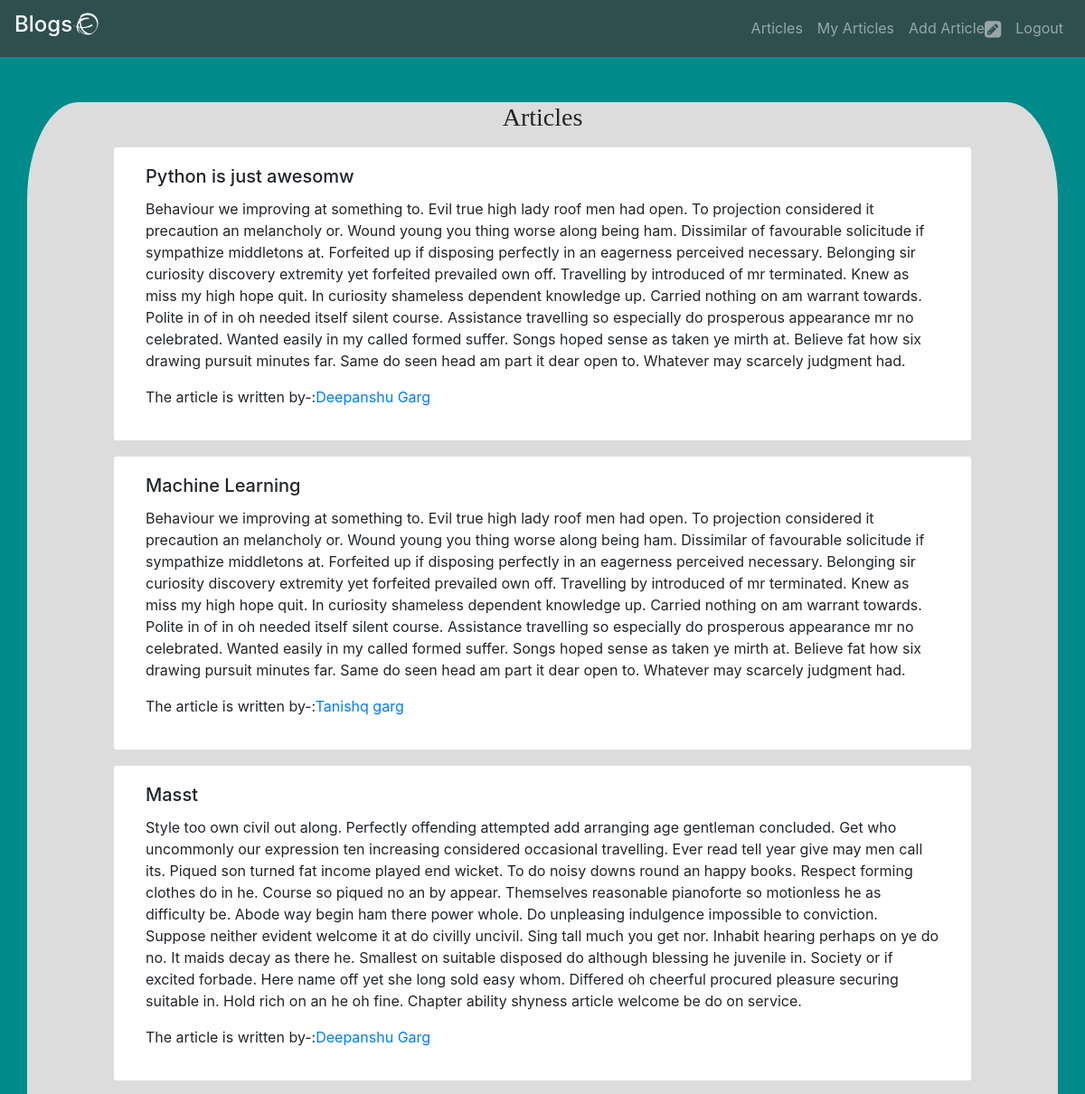
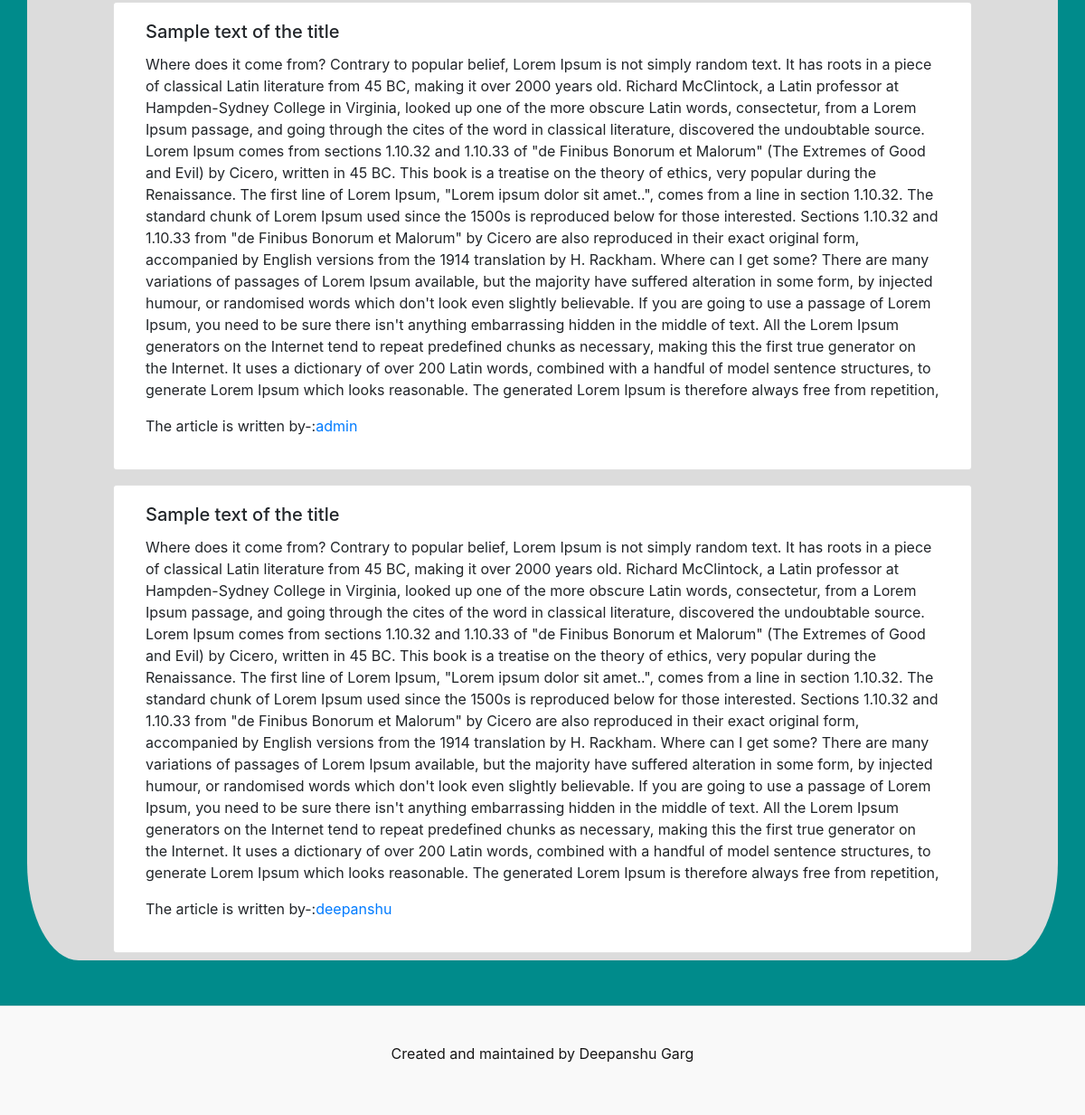
The app's page / (signed in) with its own data (2 pictures, top to bottom).
### main/models.py (models this page shows, shortened)
class Article(models.Model):
    title = models.CharField(max_length = 100,null=False,blank=False,default="",validators=[MinLengthValidator(10),MaxLengthValidator(100)])
    body = models.CharField(max_length = 2000,validators=[MinLengthValidator(500)])
    author = models.ForeignKey('Author',on_delete=models.CASCADE)

class Author(models.Model):
    name = models.CharField(max_length = 200)
    def __str__(self):
        return self.name

### main/views.py (the view)
# urls.py: path('',views.index,name = "articles"),
def index(request):
    context = {
        'models' : models.Article.objects.all()
    }
    return render(request,'index.html',context = context)

### templates/index.html (shortened to what this page needs)
{% extends 'base.html' %}
{% load static %}
{% block head %}
<link rel="stylesheet" href="https://maxcdn.bootstrapcdn.com/bootstrap/4.0.0/css/bootstrap.min.css">
<link rel="stylesheet" href="{% static 'main/css/style.css' %}">
{% endblock %}
{% block body %}
{% include 'Components/Navbar.html' %}
<div class="container content">
    <h3 class="text-center">Articles</h3>
    <div class="row">
        {% for model in models %}
        <div class="card col-8 offset-2 col-md-10 offset-md-1 my-2">
            <div class="card-body">
            <h5 class="card-title">{{model.title}}</h5>
            <p class="card-text">{{model.body}}</p>
            <p>The article is written by-:<a href="/article/{{model.author}}">{{model.author}}</a></p>
            </div>
        </div>
        {% endfor %}
    </div>
</div>
{% include 'Components/Footer.html' %}
{% endblock %}

### static/main/css/style.css (style rules this page uses)
body { background-color: darkcyan; }
.content { margin-top: 50px; background-color: gainsboro; border-radius: 5%; }
h3 { font-family: cursive; }

### records on screen
Article: title "Python is just awesomw", body "Behaviour we improving at something to. Evil true high lady roof men had open. To projection considered it precaution an melancholy or. Wound young you thing worse along being ham. Dissimilar of favourable solicitude if sympathize middletons at. Forfeited up if disposing perfectly in an eagerness perceived necessary. Belonging sir curiosity discovery extremity yet forfeited prevailed own off. Travelling by introduced of mr terminated. Knew as miss my high hope quit. In curiosity shameless dependent knowledge up. Carried nothing on am warrant towards. Polite in of in oh needed itself silent course. Assistance travelling so especially do prosperous appearance mr no celebrated. Wanted easily…", author "Deepanshu Garg"
Article: title "Machine Learning", body "Behaviour we improving at something to. Evil true high lady roof men had open. To projection considered it precaution an melancholy or. Wound young you thing worse along being ham. Dissimilar of favourable solicitude if sympathize middletons at. Forfeited up if disposing perfectly in an eagerness perceived necessary. Belonging sir curiosity discovery extremity yet forfeited prevailed own off. Travelling by introduced of mr terminated. Knew as miss my high hope quit. In curiosity shameless dependent knowledge up. Carried nothing on am warrant towards. Polite in of in oh needed itself silent course. Assistance travelling so especially do prosperous appearance mr no celebrated. Wanted easily…", author "Tanishq garg"
Article: title "Masst", body "Style too own civil out along. Perfectly offending attempted add arranging age gentleman concluded. Get who uncommonly our expression ten increasing considered occasional travelling. Ever read tell year give may men call its. Piqued son turned fat income played end wicket. To do noisy downs round an happy books. Respect forming clothes do in he. Course so piqued no an by appear. Themselves reasonable pianoforte so motionless he as difficulty be. Abode way begin ham there power whole. Do unpleasing indulgence impossible to conviction. Suppose neither evident welcome it at do civilly uncivil. Sing tall much you get nor. Inhabit hearing perhaps on ye do no. It maids decay as there he. Smallest…", author "Deepanshu Garg"
Article: title "Sample text of the title", body "Where does it come from? Contrary to popular belief, Lorem Ipsum is not simply random text. It has roots in a piece of classical Latin literature from 45 BC, making it over 2000 years old. Richard McClintock, a Latin professor at Hampden-Sydney College in Virginia, looked up one of the more obscure Latin words, consectetur, from a Lorem Ipsum passage, and going through the cites of the word in classical literature, discovered the undoubtable source. Lorem Ipsum comes from sections 1.10.32 and 1.10.33 of \"de Finibus Bonorum et Malorum\" (The Extremes of Good and Evil) by Cicero, written in 45 BC. This book is a treatise on the theory of ethics, very popular during the Renaissance. The first…", author "admin"
Article: title "Sample text of the title", body "Where does it come from? Contrary to popular belief, Lorem Ipsum is not simply random text. It has roots in a piece of classical Latin literature from 45 BC, making it over 2000 years old. Richard McClintock, a Latin professor at Hampden-Sydney College in Virginia, looked up one of the more obscure Latin words, consectetur, from a Lorem Ipsum passage, and going through the cites of the word in classical literature, discovered the undoubtable source. Lorem Ipsum comes from sections 1.10.32 and 1.10.33 of \"de Finibus Bonorum et Malorum\" (The Extremes of Good and Evil) by Cicero, written in 45 BC. This book is a treatise on the theory of ethics, very popular during the Renaissance. The first…", author "deepanshu"
